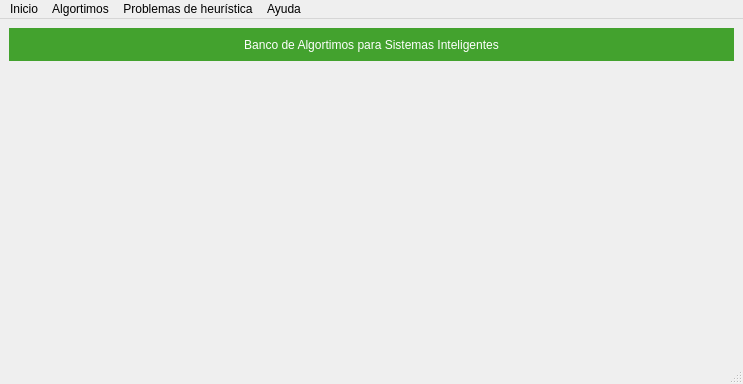
<?xml version="1.0" encoding="UTF-8"?>
<ui version="4.0">
 <class>MainWindow</class>
 <widget class="QMainWindow" name="MainWindow">
  <property name="geometry">
   <rect>
    <x>0</x>
    <y>0</y>
    <width>743</width>
    <height>384</height>
   </rect>
  </property>
  <property name="windowTitle">
   <string>Banco de Algoritmos para Sistemas Inteligentes v1.5</string>
  </property>
  <property name="documentMode">
   <bool>false</bool>
  </property>
  <property name="unifiedTitleAndToolBarOnMac">
   <bool>false</bool>
  </property>
  <widget class="QWidget" name="centralwidget">
   <layout class="QGridLayout" name="gridLayout">
    <item row="1" column="0">
     <widget class="QLabel" name="bg">
      <property name="text">
       <string/>
      </property>
     </widget>
    </item>
    <item row="0" column="0">
     <widget class="QLabel" name="label">
      <property name="minimumSize">
       <size>
        <width>0</width>
        <height>0</height>
       </size>
      </property>
      <property name="maximumSize">
       <size>
        <width>16777215</width>
        <height>33</height>
       </size>
      </property>
      <property name="styleSheet">
       <string notr="true">font: 75 20pt &quot;Calibri&quot;;
color: rgb(255, 255, 255);
/*background-color: rgb(0, 115, 255);*/
background-color: rgb(67, 162, 46);</string>
      </property>
      <property name="frameShape">
       <enum>QFrame::Box</enum>
      </property>
      <property name="frameShadow">
       <enum>QFrame::Plain</enum>
      </property>
      <property name="lineWidth">
       <number>0</number>
      </property>
      <property name="text">
       <string>Banco de Algortimos para Sistemas Inteligentes</string>
      </property>
      <property name="alignment">
       <set>Qt::AlignCenter</set>
      </property>
     </widget>
    </item>
   </layout>
  </widget>
  <widget class="QMenuBar" name="menubar">
   <property name="geometry">
    <rect>
     <x>0</x>
     <y>0</y>
     <width>743</width>
     <height>21</height>
    </rect>
   </property>
   <widget class="QMenu" name="menuAlgortimos">
    <property name="title">
     <string>Algortimos</string>
    </property>
    <widget class="QMenu" name="menuB_squeda_heur_stica">
     <property name="title">
      <string>Búsqueda heurística</string>
     </property>
     <addaction name="bfs"/>
    </widget>
    <widget class="QMenu" name="menuGen_ticos_beta">
     <property name="title">
      <string>Genéticos</string>
     </property>
     <addaction name="max_genetica"/>
     <addaction name="actionProblema_del_viajero"/>
    </widget>
    <addaction name="menuB_squeda_heur_stica"/>
    <addaction name="menuGen_ticos_beta"/>
   </widget>
   <widget class="QMenu" name="menuAplicaci_n">
    <property name="title">
     <string>Inicio</string>
    </property>
    <widget class="QMenu" name="menuEstructuras_de_datos">
     <property name="title">
      <string>Estructuras de datos</string>
     </property>
     <addaction name="crear_arbol"/>
     <addaction name="crear_grafo"/>
    </widget>
    <widget class="QMenu" name="menuExportar">
     <property name="title">
      <string>Exportar (beta)</string>
     </property>
     <addaction name="action_rbol_y_recorridos"/>
     <addaction name="actionAlgoritmos"/>
    </widget>
    <addaction name="menuEstructuras_de_datos"/>
    <addaction name="separator"/>
    <addaction name="menuExportar"/>
    <addaction name="separator"/>
    <addaction name="salir"/>
   </widget>
   <widget class="QMenu" name="a">
    <property name="title">
     <string>Ayuda</string>
    </property>
    <addaction name="acerca_de"/>
    <addaction name="separator"/>
    <addaction name="desarrollo"/>
   </widget>
   <widget class="QMenu" name="menuProblemas">
    <property name="title">
     <string>Problemas de heurística</string>
    </property>
    <addaction name="actionReinas"/>
    <addaction name="fichas"/>
   </widget>
   <addaction name="menuAplicaci_n"/>
   <addaction name="menuAlgortimos"/>
   <addaction name="menuProblemas"/>
   <addaction name="a"/>
  </widget>
  <widget class="QStatusBar" name="statusbar"/>
  <action name="salir">
   <property name="text">
    <string>Salir</string>
   </property>
  </action>
  <action name="bfs">
   <property name="text">
    <string>Best First Search &amp;&amp; Hill Climbing</string>
   </property>
  </action>
  <action name="actionCrear">
   <property name="text">
    <string>Crear</string>
   </property>
  </action>
  <action name="crear_arbol">
   <property name="text">
    <string>Crear árbol</string>
   </property>
  </action>
  <action name="crear_grafo">
   <property name="text">
    <string>Crear grafo (beta)</string>
   </property>
  </action>
  <action name="acerca_de">
   <property name="text">
    <string>Acerca de</string>
   </property>
  </action>
  <action name="actionAlgoritmos">
   <property name="text">
    <string>Algoritmos</string>
   </property>
  </action>
  <action name="action_rbol_y_recorridos">
   <property name="text">
    <string>Árbol y recorridos</string>
   </property>
  </action>
  <action name="actionProblema_de_las_reinas">
   <property name="text">
    <string>Problema de las reinas</string>
   </property>
  </action>
  <action name="actionReinas">
   <property name="text">
    <string>Reinas (beta)</string>
   </property>
  </action>
  <action name="fichas">
   <property name="text">
    <string>8-Puzzle con autosolución</string>
   </property>
  </action>
  <action name="desarrollo">
   <property name="text">
    <string>Desarrollo</string>
   </property>
  </action>
  <action name="max_genetica">
   <property name="text">
    <string>Maximización de la función f(x^2)</string>
   </property>
  </action>
  <action name="actionProblema_del_viajero">
   <property name="text">
    <string>Problema del viajero (beta)</string>
   </property>
  </action>
 </widget>
 <resources/>
 <connections>
  <connection>
   <sender>salir</sender>
   <signal>triggered()</signal>
   <receiver>MainWindow</receiver>
   <slot>close()</slot>
   <hints>
    <hint type="sourcelabel">
     <x>-1</x>
     <y>-1</y>
    </hint>
    <hint type="destinationlabel">
     <x>308</x>
     <y>192</y>
    </hint>
   </hints>
  </connection>
 </connections>
</ui>
